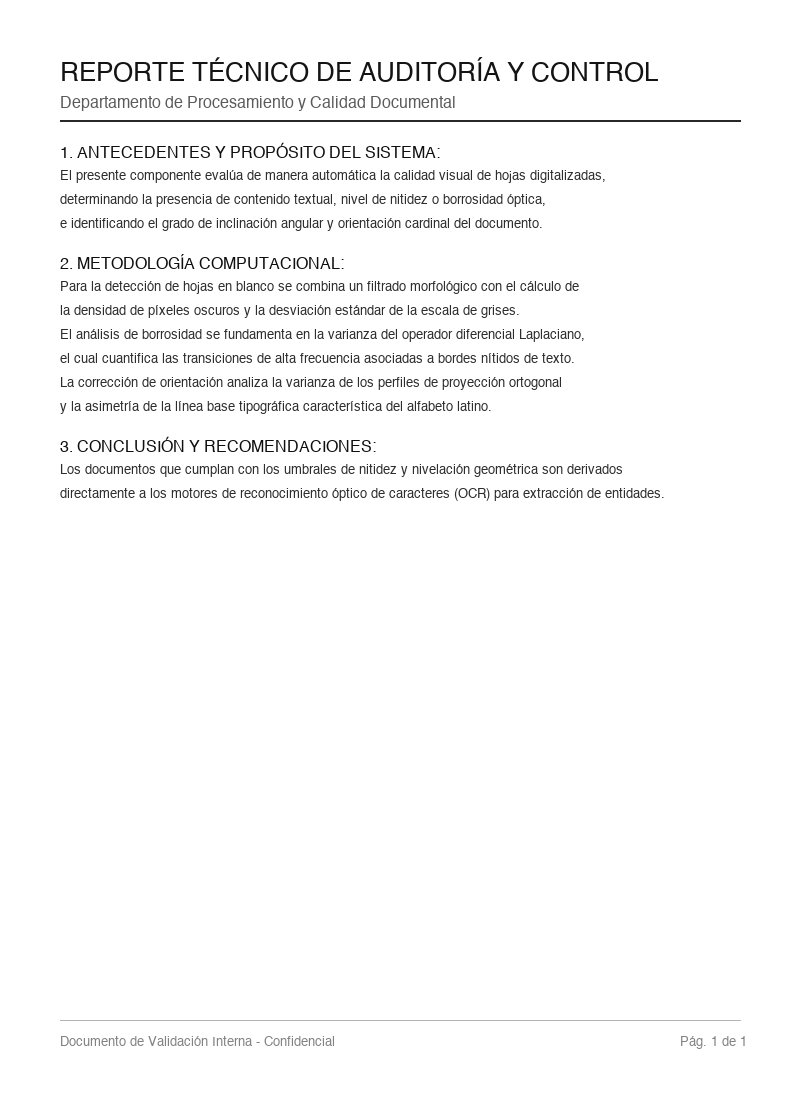
#> input picture sample_images/01_normal.png, 800 x 1100 px
$ python -i orientation_detector.py   (imports and definitions only)
#> lines starting #> are read from the running program, lines starting #| are printed output that depends on the picture; after the words box and inside, x2 and y2 are one past the last pixel; in counts of white or black regions, pixels touching at a corner belong together
"""
Detector de inclinación (skew) y orientación cardinal (0°, 90°, 180°, 270°) para documentos.
"""
from __future__ import annotations

from typing import Tuple

import cv2
import numpy as np

from document_analyzer.models import OrientationAnalysis


# [261 lines left out: functions detect_orientation_and_skew, _find_best_skew_angle, _analyze_line_centroids, correct_image_orientation, not called in this run]

>>> import cv2
>>> picture = cv2.imread('../sample_images/01_normal.png')
#> picture is the input picture: shape (1100, 800, 3); min 15, max 255, mean 248.5
>>> result = detect_orientation_and_skew(picture)
#> in detect_orientation_and_skew, `_, bin_img = cv2.threshold(small, 0, 255, cv2.THRESH_BINARY_INV + cv2...`:
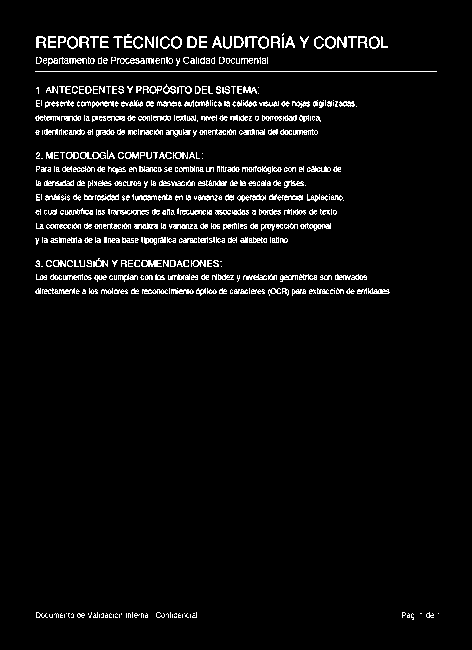
#> bin_img: shape (650, 472); 4.9% white in thin lines or dots, all inside (x1, y1, x2, y2) = (35, 33, 439, 620)
#> in detect_orientation_and_skew, `row_proj = np.sum(bin_img, axis=1)`: row_proj = 650 values, max 102510 at index 71, min 0 at index 0, mean 5919.9
#> in detect_orientation_and_skew, `col_proj = np.sum(bin_img, axis=0)`: col_proj = 472 values, max 24735 at index 36, min 0 at index 0, mean 8152.4
#> in detect_orientation_and_skew, `row_var = float(np.var(row_proj))`: row_var = 204777715
#> in detect_orientation_and_skew, `col_var = float(np.var(col_proj))`: col_var = 34464294.9
#> in detect_orientation_and_skew, `is_sideways = col_var > (row_var * 1.35)`: is_sideways = False
#> the loop in _find_best_skew_angle, `for ang in coarse_angles:` made 61 passes
#> pass 1, in _find_best_skew_angle, `rotated = cv2.warpAffine(bin_img, mat, (w, h), flags=cv2.INTER_NEAREST)`:
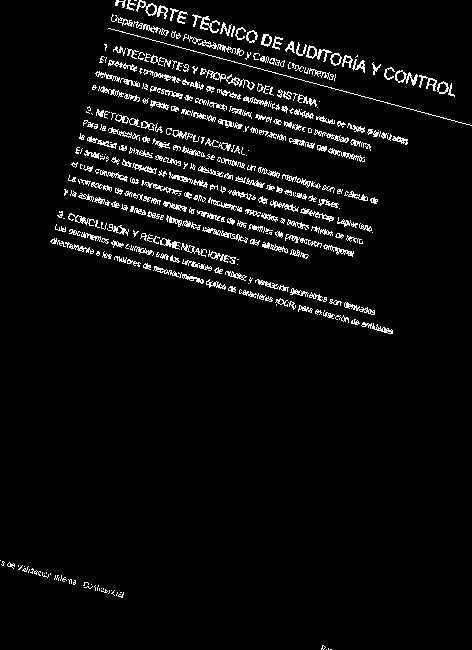
#> rotated: shape (650, 472); 4.9% white in thin lines or dots
#> pass 2, in _find_best_skew_angle, `rotated = cv2.warpAffine(bin_img, mat, (w, h), flags=cv2.INTER_NEAREST)`:
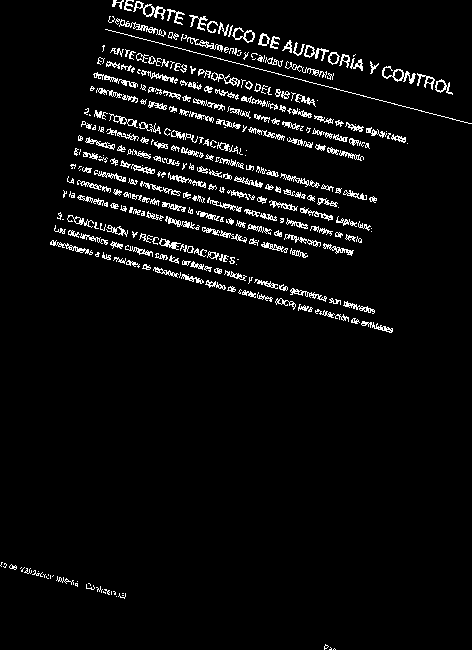
#> rotated: shape (650, 472); 4.9% white in thin lines or dots
#> pass 3, in _find_best_skew_angle, `rotated = cv2.warpAffine(bin_img, mat, (w, h), flags=cv2.INTER_NEAREST)`:
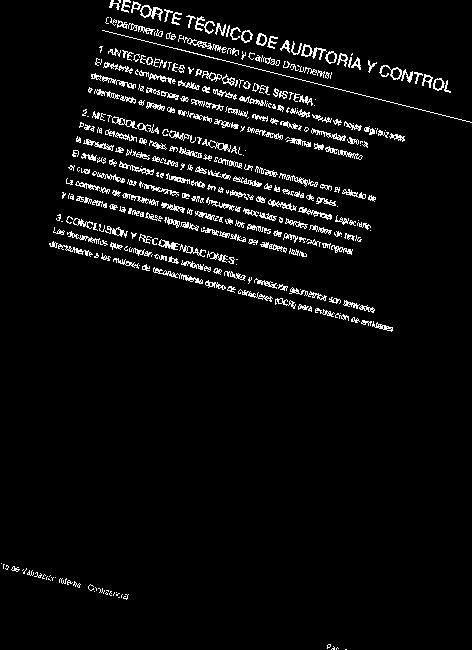
#> rotated: shape (650, 472); 4.9% white in thin lines or dots
#> after the loop in _find_best_skew_angle, `for ang in coarse_angles:`: best_angle = 0; max_variance = 204777715
#> the loop in _find_best_skew_angle, `for ang in fine_angles:` made 11 passes
#> pass 1, in _find_best_skew_angle, `rotated = cv2.warpAffine(bin_img, mat, (w, h), flags=cv2.INTER_NEAREST)`:
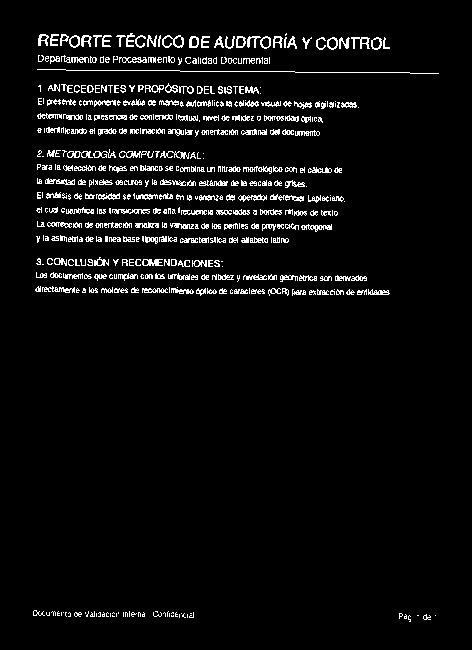
#> rotated: shape (650, 472); 4.9% white in thin lines or dots, all inside (x1, y1, x2, y2) = (33, 33, 439, 622)
#> pass 2, in _find_best_skew_angle, `rotated = cv2.warpAffine(bin_img, mat, (w, h), flags=cv2.INTER_NEAREST)`:
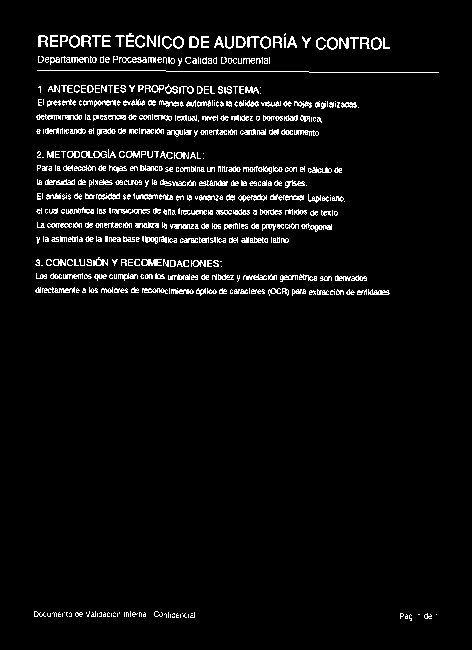
#> rotated: shape (650, 472); 4.9% white in thin lines or dots, all inside (x1, y1, x2, y2) = (34, 33, 439, 621)
#> pass 3, in _find_best_skew_angle, `rotated = cv2.warpAffine(bin_img, mat, (w, h), flags=cv2.INTER_NEAREST)`:
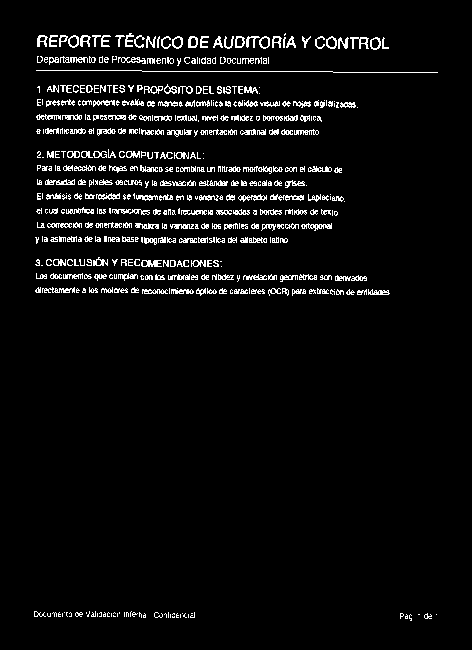
#> rotated: shape (650, 472); 4.9% white in thin lines or dots, all inside (x1, y1, x2, y2) = (34, 33, 438, 621)
#> after the loop in _find_best_skew_angle, `for ang in fine_angles:`: best_angle = 0; max_variance = 204777715
#> in detect_orientation_and_skew, `skew_angle = _find_best_skew_angle( base_img, search_range=search_rang..`: skew_angle = 0
#> in detect_orientation_and_skew, `rot_mat = cv2.getRotationMatrix2D(center, -skew_angle, 1.0)`: rot_mat = [[1, 0, 0], [0, 1, 0]]
#> in _analyze_line_centroids, `row_sum = np.sum(bin_img, axis=1)`: row_sum has the same summary as row_proj in detect_orientation_and_skew
#> in _analyze_line_centroids, `max_val = np.max(row_sum) if row_sum.size > 0 else 0`: max_val = 102510
#> in _analyze_line_centroids, `threshold = max_val * 0.06`: threshold = 6150.6
#> the loop in _analyze_line_centroids, `for y, val in enumerate(row_sum):` made 650 passes
#> after the loop in _analyze_line_centroids, `for y, val in enumerate(row_sum):`: in_line = False; lines = [(36, 49), (57, 64), (86, 94), (101, 107), (152, 159), (166, 172), (195, 201), (237, 243), (260, 267), (288, 294)]; start = 613
#> the loop in _analyze_line_centroids, `for y1, y2 in lines:` made 10 passes
#> after the loop in _analyze_line_centroids, `for y1, y2 in lines:`: centroids = [0.458, 0.546, 0.471, 0.486, 0.502, 0.58, 0.459, 0.58, 0.505, 0.608]
#> in detect_orientation_and_skew, `line_centroid, detected_lines = _analyze_line_centroids(aligned_bin)`: line_centroid = 0.52; detected_lines = 10
#> in detect_orientation_and_skew, `recommended_correction = float((360 - cardinal_orientation - skew_angl..`: recommended_correction = 0
#> in detect_orientation_and_skew, `is_skewed = abs(skew_angle) >= skew_tolerance_deg`: is_skewed = False

$ run again, on sample_images/04_corregida.png
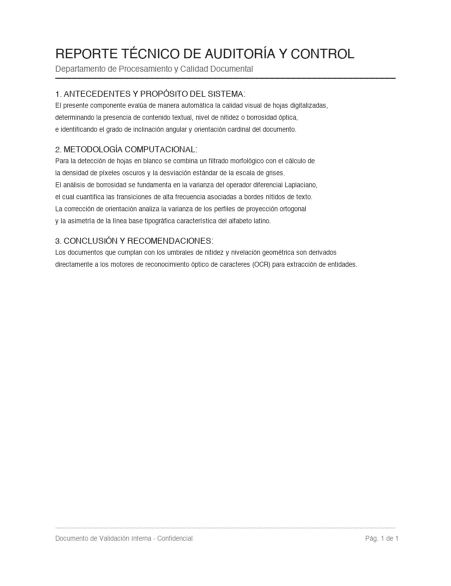
#> input picture sample_images/04_corregida.png, 901 x 1171 px (shown at 1/2 size)
#> picture is the input picture: shape (1171, 901, 3); min 0, max 255, mean 249.4
#> in detect_orientation_and_skew, `_, bin_img = cv2.threshold(small, 0, 255, cv2.THRESH_BINARY_INV + cv2...`:
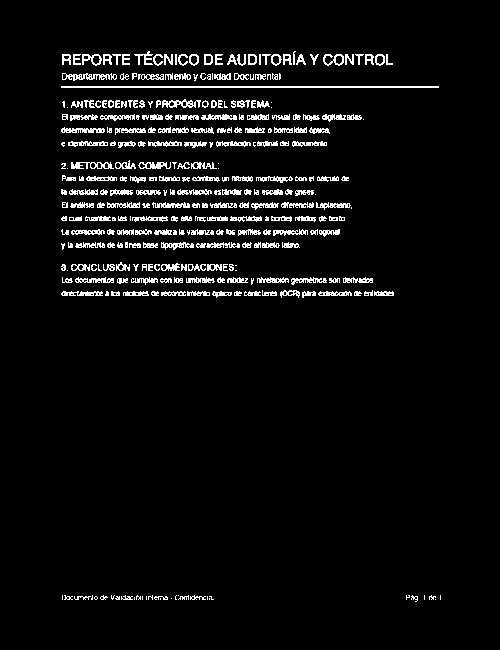
#> bin_img: shape (650, 500); 5% white in thin lines or dots, all inside (x1, y1, x2, y2) = (61, 51, 441, 602)
#> row_proj = 650 values, max 96390 at index 86, min 0 at index 0, mean 6338.9
#> col_proj = 500 values, max 24225 at index 62, min 0 at index 0, mean 8240.6
#> row_var = 246708949.4
#> col_var = 46390405
#> is_sideways = False
#> the loop in _find_best_skew_angle, `for ang in coarse_angles:` made 61 passes
#> after the loop in _find_best_skew_angle, `for ang in coarse_angles:`: best_angle = 0; max_variance = 246708949.4
#> the loop in _find_best_skew_angle, `for ang in fine_angles:` made 11 passes
#> pass 3, in _find_best_skew_angle, `rotated = cv2.warpAffine(bin_img, mat, (w, h), flags=cv2.INTER_NEAREST)`:
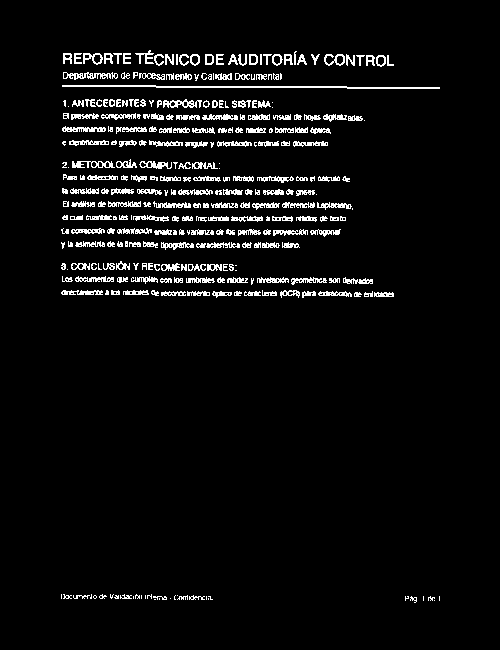
#> rotated: shape (650, 500); 5% white in thin lines or dots, all inside (x1, y1, x2, y2) = (61, 50, 440, 603)
#> after the loop in _find_best_skew_angle, `for ang in fine_angles:`: best_angle = 0; max_variance = 246708949.4
#> skew_angle = 0
#> rot_mat = [[1, 0, 0], [0, 1, 0]]
#> row_sum has the same summary as row_proj in detect_orientation_and_skew
#> max_val = 96390
#> threshold = 5783.4
#> the loop in _analyze_line_centroids, `for y, val in enumerate(row_sum):` made 650 passes
#> after the loop in _analyze_line_centroids, `for y, val in enumerate(row_sum):`: in_line = False; lines = [(54, 65), (73, 80), (100, 108), (114, 120), (141, 147), (162, 169), (189, 195), (202, 208), (229, 235), (242, 248), (264, 271)]; start = 596
#> the loop in _analyze_line_centroids, `for y1, y2 in lines:` made 11 passes
#> after the loop in _analyze_line_centroids, `for y1, y2 in lines:`: centroids = [0.476, 0.545, 0.498, 0.576, 0.486, 0.527, 0.57, 0.587, 0.568, 0.578, 0.493]
#> line_centroid = 0.537; detected_lines = 11
#> recommended_correction = 0
#> is_skewed = False
